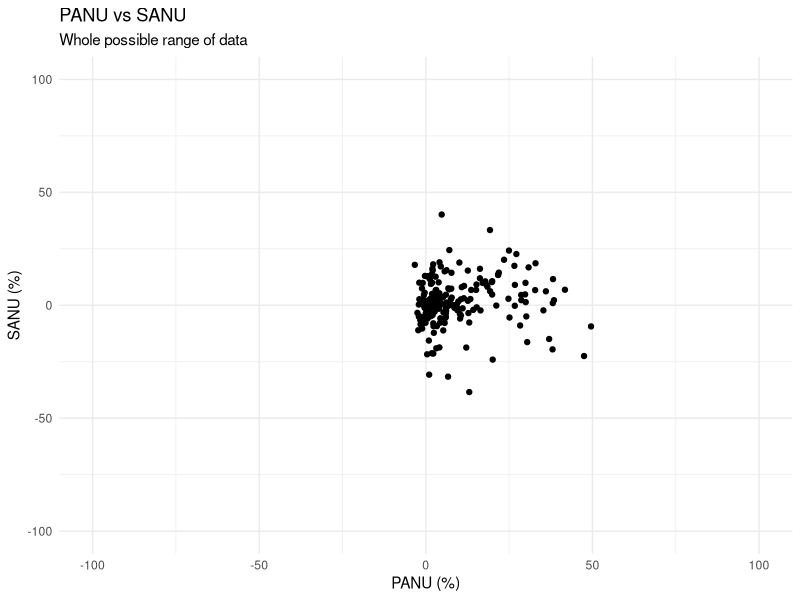
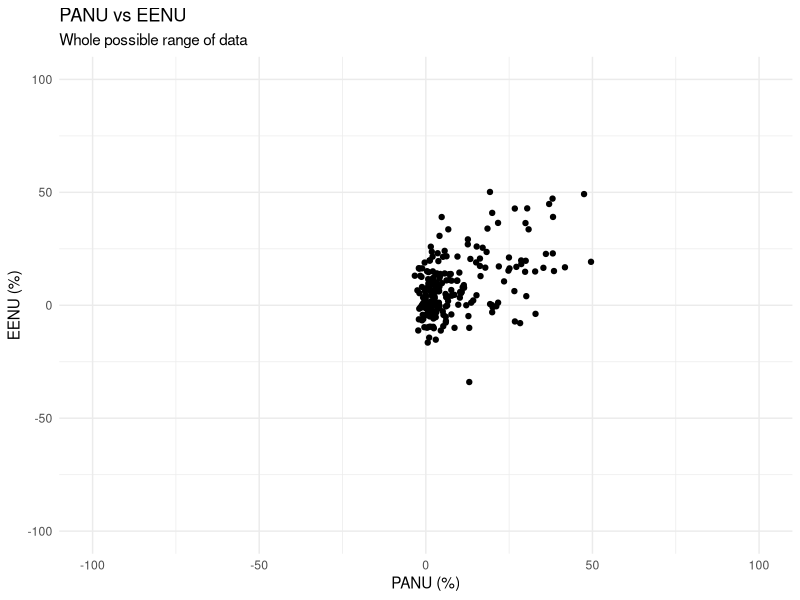
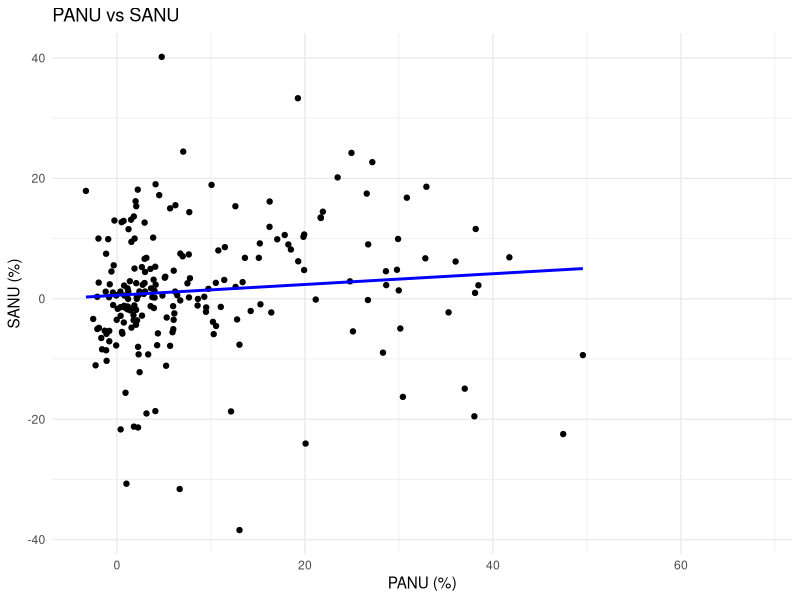
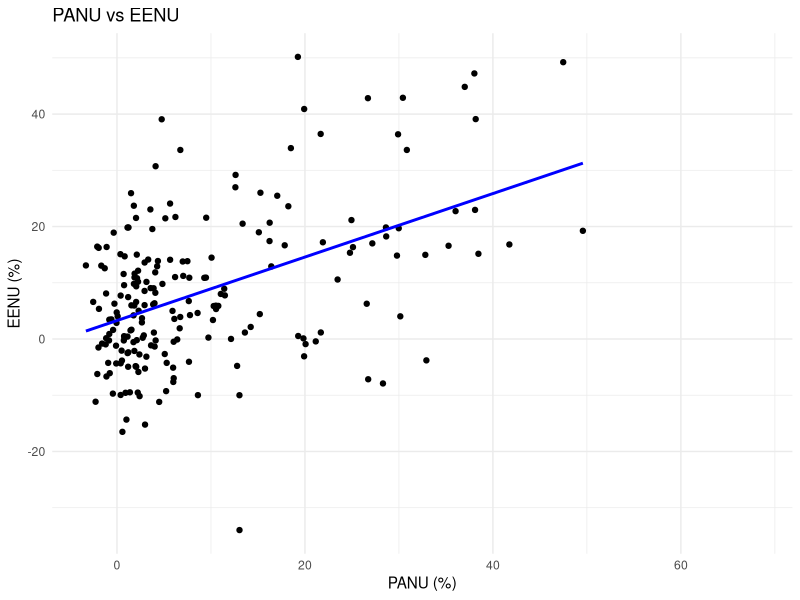

R code for these plots, in order:
## ---- chunk 1
nonuse <- read.csv("data/test_data/NonUse.csv", sep = ",", header=TRUE)
head(nonuse)
summary(nonuse)
## ---- chunk 2
cor.test(nonuse$PANU, nonuse$SANU, method = "spearman")
cor.test(nonuse$PANU, nonuse$EENU, method = "spearman")
## ---- chunk 3
library(ggplot2)
p1 <- ggplot(nonuse, aes(x = PANU, y = SANU)) +
  geom_point() +
  xlim(-100, 100) +
  ylim(-100, 100) +
  labs(title = "PANU vs SANU", subtitle = "Whole possible range of data", x = "PANU (%)", y = "SANU (%)") +
  theme_minimal()

p2 <- ggplot(nonuse, aes(x = PANU, y = EENU)) +
  geom_point() +
  xlim(-100, 100) +
  ylim(-100, 100) +
  labs(title = "PANU vs EENU", subtitle = "Whole possible range of data", x = "PANU (%)", y = "EENU (%)") +
  theme_minimal()

show(p1)
show(p2)
## ---- chunk 4
library(ggplot2)
p1 <- ggplot(nonuse, aes(x = PANU, y = SANU)) +
  geom_point() +
  geom_smooth(method = "lm", se = FALSE, color = "blue") +
  # xlim(-100, 100) +
  # ylim(-100, 100) +
  labs(title = "PANU vs SANU", x = "PANU (%)", y = "SANU (%)") +
  theme_minimal()

show(p1)
## ---- chunk 5
library(ggplot2)
p1 <- ggplot(nonuse, aes(x = PANU, y = EENU)) +
  geom_point() +
  geom_smooth(method = "lm", se = FALSE, color = "blue") +
  # xlim(-100, 100) +
  # ylim(-100, 100) +
  labs(title = "PANU vs EENU", x = "PANU (%)", y = "EENU (%)") +
  theme_minimal()

show(p1)
## ---- chunk 6
model_sanu <- lm(PANU ~ SANU, data = nonuse)
summary(model_sanu)
coefficients_sanu <- coefficients(model_sanu)
a_sanu <- coefficients_sanu["SANU"]
b_sanu <- coefficients_sanu["(Intercept)"]
cat("Regression equation for PANU as a function of SANU: PANU =", a_sanu, "* SANU +", b_sanu, "\n")
model_eenu <- lm(PANU ~ EENU, data = nonuse)
summary(model_eenu)
coefficients_eenu <- coefficients(model_eenu)
a_eenu <- coefficients_eenu["EENU"]
b_eenu <- coefficients_eenu["(Intercept)"]
cat("Regression equation for PANU as a function of EENU: PANU =", a_eenu, "* EENU +", b_eenu, "\n")
